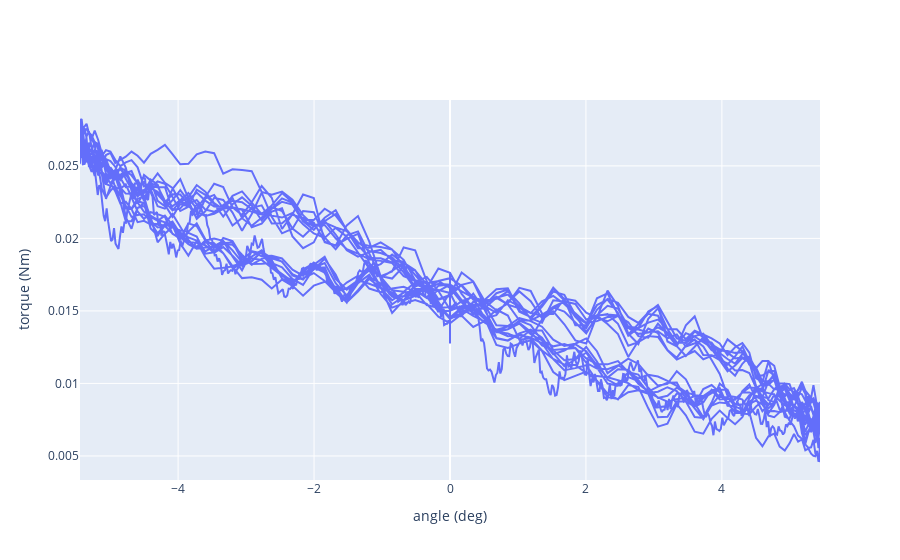

The code cell stored with this chart in its notebook:
### Code cell
fig = go.Figure()
fig.add_trace(go.Scatter(x=angle, y=forcetorque[3,:]))
fig.update_yaxes(title_text="torque (Nm)")
fig.update_xaxes(title_text="angle (deg)")

### Figure 1 — Plotly figure (JSON) as saved in the notebook; plotly's stock layout.template omitted (floating-point values rounded to 4 significant figures; data arrays with more than 128 entries replaced by an {"elided": "..."} marker saying what was removed)
{"data": [{"type": "scatter", "x": {"elided": "7000 float values"}, "y": {"elided": "7000 float values"}}], "layout": {"xaxis": {"title": {"text": "angle (deg)"}}, "yaxis": {"title": {"text": "torque (Nm)"}}}}
